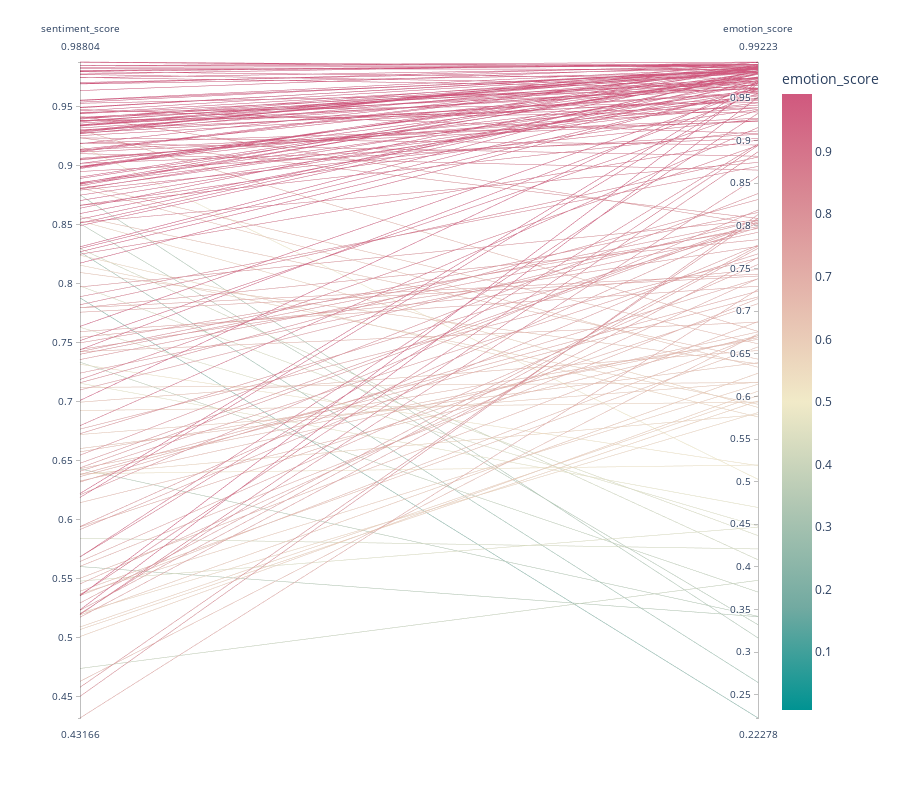

This figure's notebook cell:
### Code cell
fig = px.parallel_coordinates(df.head(200),color='emotion_score',
                              dimensions=['sentiment_score', 'emotion_score'],
                              color_continuous_scale=px.colors.diverging.Tealrose,
                              color_continuous_midpoint=0.5,
                              height=800,width=900)
fig.show()

### Figure 1 — Plotly figure (JSON) as saved in the notebook; plotly's stock layout.template omitted (floating-point values rounded to 4 significant figures; data arrays with more than 128 entries replaced by an {"elided": "..."} marker saying what was removed)
{"data": [{"dimensions": [{"label": "sentiment_score", "values": {"elided": "200 float values"}}, {"label": "emotion_score", "values": {"elided": "200 float values"}}], "domain": {"x": [0, 1], "y": [0, 1]}, "line": {"color": {"elided": "200 float values"}, "coloraxis": "coloraxis"}, "name": "", "type": "parcoords"}], "layout": {"coloraxis": {"cmid": 0.5, "colorbar": {"title": {"text": "emotion_score"}}, "colorscale": [[0, "rgb(0, 147, 146)"], [0.1667, "rgb(114, 170, 161)"], [0.3333, "rgb(177, 199, 179)"], [0.5, "rgb(241, 234, 200)"], [0.6667, "rgb(229, 185, 173)"], [0.8333, "rgb(217, 137, 148)"], [1, "rgb(208, 88, 126)"]]}, "height": 800, "legend": {"tracegroupgap": 0}, "margin": {"t": 60}, "width": 900}}
